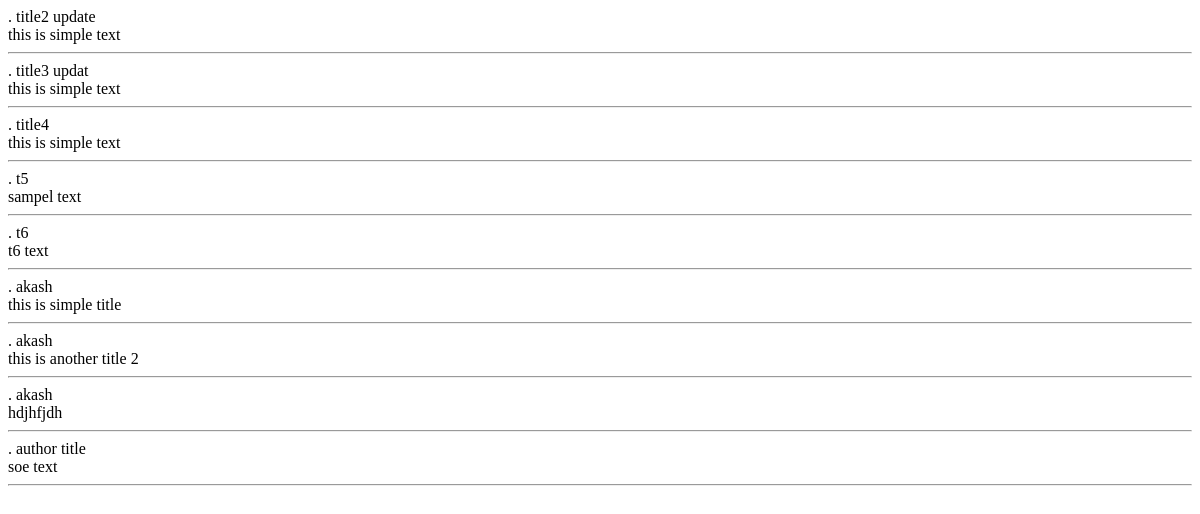
The page /list/ on the database as committed earlier.
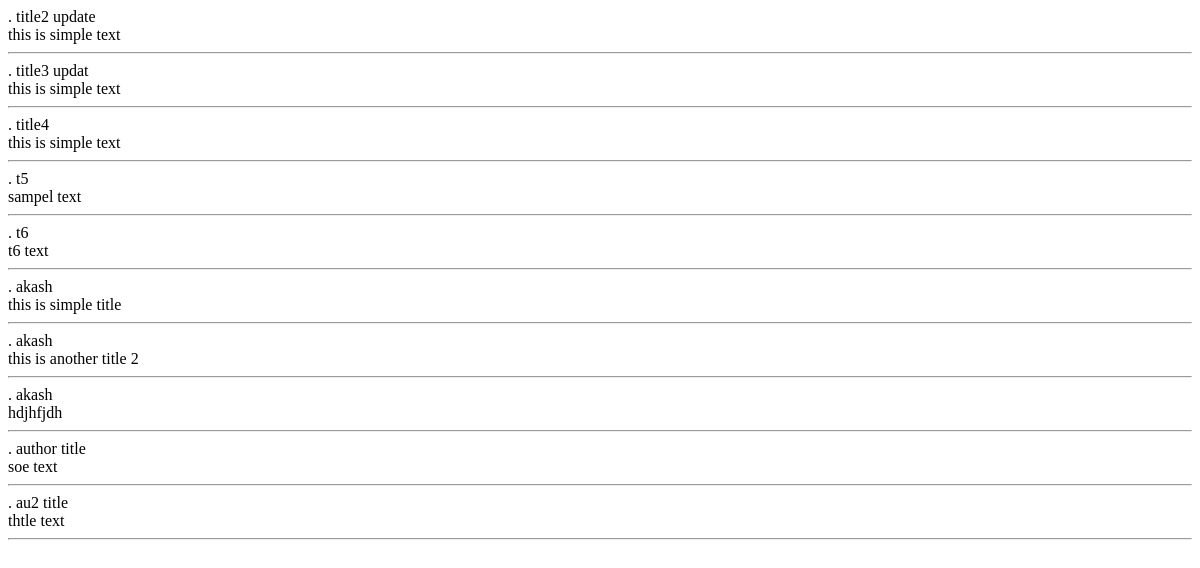
The same page on the database as committed later.
### myapp/models.py (models this page shows, shortened)
class AppModel(models.Model):
    user = models.ForeignKey(User, default=1, null=True, on_delete=models.SET_NULL)
    title = models.CharField(max_length=255)
    desc = models.TextField()

### myapp/views.py (the view)
# urls.py: path('list/',views.list_view,name='list_view'),
def list_view(request):
    context = {}
    context["dataset"]=AppModel.objects.all()
    return render(request,'list_view.html',context)

### myapp/templates/list_view.html
<div class="main">
    {% for data in dataset %}.
    {{ data.title }}<br/>
    {{ data.desc }}<br/>
    <hr/>
    {% endfor %}
</div>

Rows that differ between the two databases and show on the page:
added AppModel: title "au2 title", desc "thtle text"
